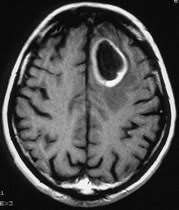
#> input picture Bolum1/tumor.jpg, 179 x 210 px
$ python makine0.py
#> lines starting #> are read from the running program, lines starting #| are printed output that depends on the picture; after the words box and inside, x2 and y2 are one past the last pixel; in counts of white or black regions, pixels touching at a corner belong together
import cv2 as cv


image = cv.imread("tumor.jpg")
#> image is the input picture: shape (210, 179, 3); min 0, max 255, mean 77
cv.imshow("Orijinal",image)
gray = cv.cvtColor(image, cv.COLOR_BGR2GRAY)
edged = cv.Canny(gray, 30, 50)
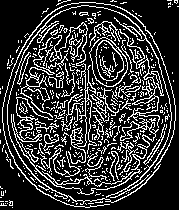
#> edged: shape (210, 179); 21.6% white in thin lines or dots
cv.imshow("Canny Edge Detection",edged)
contours, hierarchy = cv.findContours(edged, cv.RETR_EXTERNAL, cv.CHAIN_APPROX_NONE)
#> contours = 397 contours, 379 with area under 20; largest, box (x1, y1, x2, y2) and area: (89, 37, 128, 87) 1321, (11, 97, 159, 195) 446, (20, 22, 97, 164) 440, (7, 5, 172, 205) 236, (119, 29, 164, 128) 231
cv.imshow("Contoured Image",edged)


cv.drawContours(image, contours, -1, (255,255,255),3)
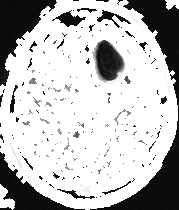
#> image: shape (210, 179, 3); min 0, max 255, mean 190.9
cv.imshow("Contours",image)
cv.waitKey(0)
cv.destroyAllWindows()

$ run again, with Bolum1/cicek.jpg copied over Bolum1/tumor.jpg
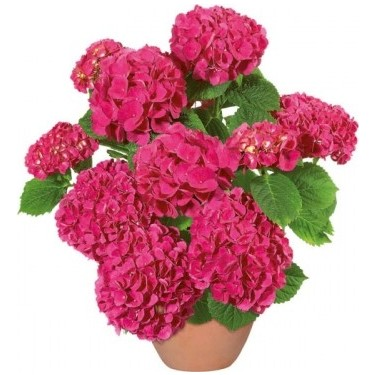
#> input picture Bolum1/cicek.jpg, 375 x 375 px
#> image is the input picture: shape (375, 375, 3); mean B, G, R 162.8, 154.3, 209.7
#> `edged = cv.Canny(gray, 30, 50)`:
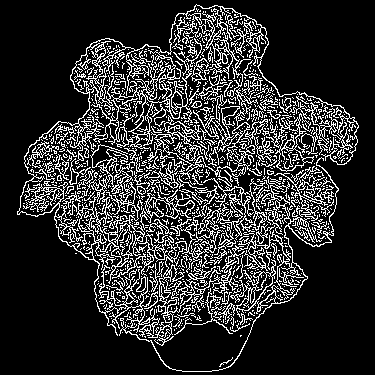
#> edged: shape (375, 375); 18.2% white in thin lines or dots, all inside (x1, y1, x2, y2) = (17, 4, 359, 372)
#> contours = 897 contours, 856 with area under 20; largest, box (x1, y1, x2, y2) and area: (17, 4, 359, 372) 11240, (147, 106, 262, 187) 1211, (266, 113, 314, 172) 714, (199, 8, 251, 97) 500, (140, 189, 195, 230) 348
#> `cv.drawContours(image, contours, -1, (255,255,255),3)`:
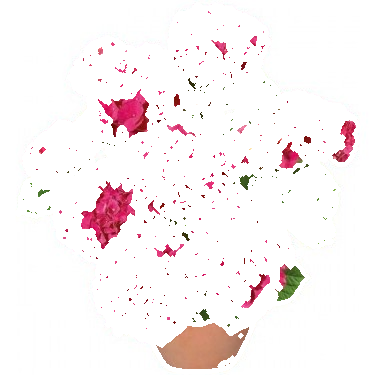
#> image: shape (375, 375, 3); mean B, G, R 243.5, 242.7, 250
